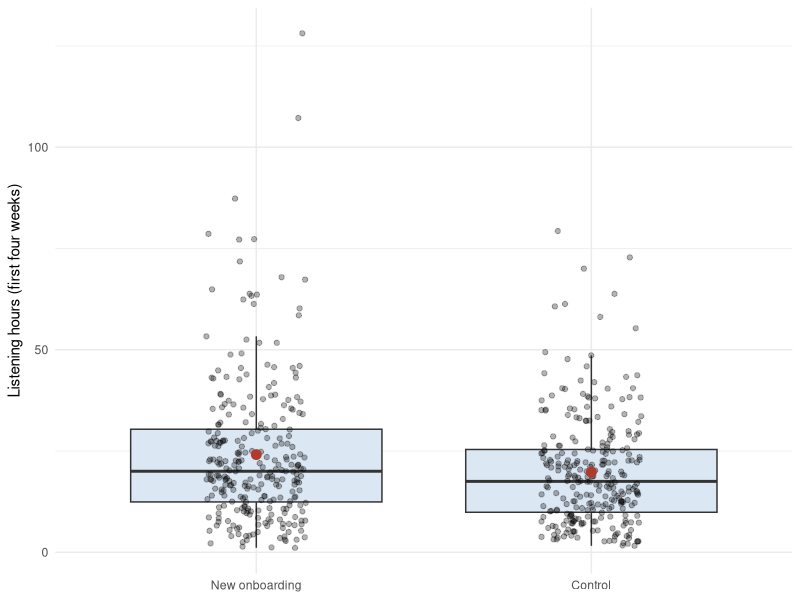
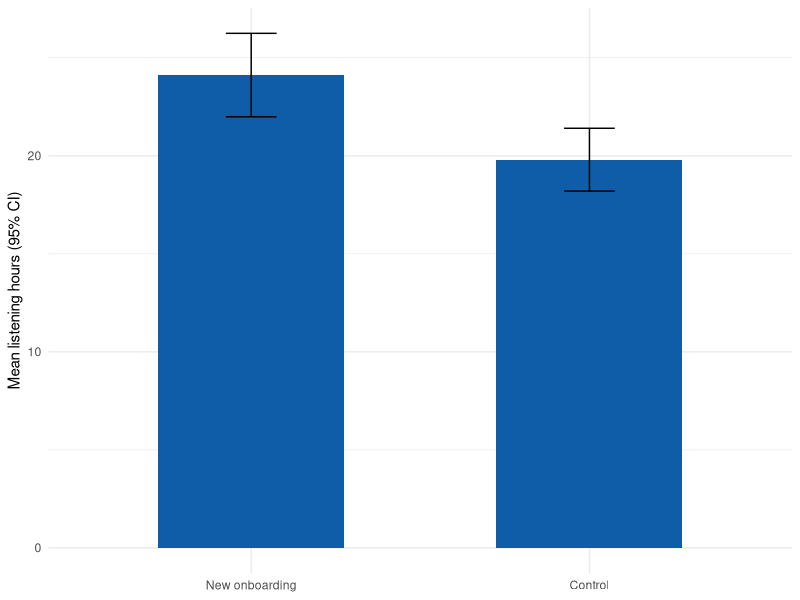

Write the R code that produced these figures, in order.
## ---- chunk 1
#| echo: false
#| message: false
#| warning: false
library(tidyverse)
library(psych)
options(scipen = 5, digits = 4)
student_id <- "12345678"
set.seed(as.numeric(gsub("\\D", "", student_id)))
n_ab   <- sample(150:300, 1)
lift_h <- runif(1, 0, 0.25)
base_p <- runif(1, 0.04, 0.08)
lift_p <- runif(1, 0, 0.5)
onboarding <- tibble(
  user_id  = 1:(2 * n_ab),
  group    = factor(rep(c("Control", "New onboarding"), each = n_ab),
                    levels = c("New onboarding", "Control")),
  hours    = round(c(rgamma(n_ab, 2, scale = 10), rgamma(n_ab, 2, scale = 10 * (1 + lift_h))), 1),
  upgraded = c(rbinom(n_ab, 1, base_p), rbinom(n_ab, 1, base_p * (1 + lift_p)))
)
n_push <- sample(100:180, 1)
eff    <- runif(2, 0, 2)
push_test <- tibble(
  version  = factor(rep(c("No push", "Weekly push", "Daily push"), each = n_push),
                    levels = c("No push", "Weekly push", "Daily push")),
  sessions = rpois(3 * n_push, rep(c(8, 8 + eff[1], 8 + eff[2]), each = n_push))
)
## ---- chunk 2
onboarding |>
  group_by(group) |>
  summarise(n = n(), mean = mean(hours), median = median(hours), sd = sd(hours))
## ---- chunk 3
#| fig-width: 7
#| fig-height: 3.8
# (i) Inspect the data: boxplot with the individual users and the group means
ggplot(onboarding, aes(x = group, y = hours)) +
  geom_boxplot(fill = "#dbe7f3", outlier.shape = NA) +
  geom_jitter(width = 0.15, height = 0, alpha = 0.3) +
  stat_summary(fun = mean, geom = "point", color = "#b03a2e", size = 3) +
  labs(x = NULL, y = "Listening hours (first four weeks)") +
  theme_minimal()

# (ii) The chart that goes with the test: group means with 95% confidence intervals
onboarding_summary <- onboarding |>
  group_by(group) |>
  summarise(n = n(), mean = mean(hours), se = sd(hours) / sqrt(n)) |>
  mutate(lower = mean - qt(0.975, n - 1) * se, upper = mean + qt(0.975, n - 1) * se)

ggplot(onboarding_summary, aes(x = group, y = mean)) +
  geom_col(width = 0.55, fill = "#0f5da8") +
  geom_errorbar(aes(ymin = lower, ymax = upper), width = 0.15) +
  labs(x = NULL, y = "Mean listening hours (95% CI)") +
  theme_minimal()
## ---- chunk 4
tt <- t.test(hours ~ group, data = onboarding)
tt
## ---- chunk 5
#| include: false
d_est <- unname(tt$estimate[1] - tt$estimate[2])
sig   <- tt$p.value < 0.05
## ---- chunk 6
d_res <- cohen.d(onboarding$hours, onboarding$group)$cohen.d
d_res

control_mean <- mean(onboarding$hours[onboarding$group == "Control"])
100 * d_est / control_mean     # relative difference in %
## ---- chunk 7
#| include: false
d_abs <- abs(d_res[2])
d_lab <- ifelse(d_abs < 0.2, "very small (below the threshold for a small effect)", ifelse(d_abs < 0.5, "small", ifelse(d_abs < 0.8, "medium", "large")))
## ---- chunk 8
upg <- onboarding |>
  group_by(group) |>
  summarise(n = n(), upgrades = sum(upgraded), rate = mean(upgraded))
upg

pt <- prop.test(x = upg$upgrades, n = upg$n)
pt
## ---- chunk 9
p_control <- upg$rate[upg$group == "Control"]
pw <- power.prop.test(p1 = p_control, p2 = p_control * 1.2, power = 0.80, sig.level = 0.05)
pw
## ---- chunk 10
mde <- power.t.test(n = n_ab, sd = 1, power = 0.80, sig.level = 0.05)$delta
mde
## ---- chunk 11
push_test |> group_by(version) |> summarise(n = n(), mean = mean(sessions))

push_aov <- aov(sessions ~ version, data = push_test)
summary(push_aov)

pairwise.t.test(push_test$sessions, push_test$version, p.adjust.method = "bonferroni")
## ---- chunk 12
#| include: false
aov_p <- summary(push_aov)[[1]][1, 5]
pw_p  <- pairwise.t.test(push_test$sessions, push_test$version, p.adjust.method = "bonferroni")$p.value
